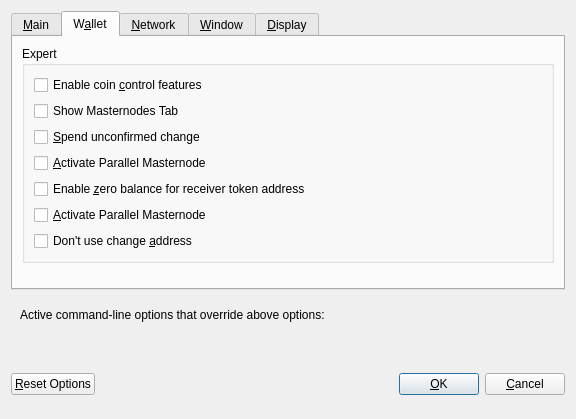
<?xml version="1.0" encoding="UTF-8"?>
<ui version="4.0">
 <class>OptionsDialog</class>
 <widget class="QDialog" name="OptionsDialog">
  <property name="geometry">
   <rect>
    <x>0</x>
    <y>0</y>
    <width>576</width>
    <height>419</height>
   </rect>
  </property>
  <property name="windowTitle">
   <string>Options</string>
  </property>
  <property name="modal">
   <bool>true</bool>
  </property>
  <layout class="QVBoxLayout" name="verticalLayout">
   <item>
    <widget class="QTabWidget" name="tabWidget">
     <property name="currentIndex">
      <number>1</number>
     </property>
     <widget class="QWidget" name="tabMain">
      <attribute name="title">
       <string>&amp;Main</string>
      </attribute>
      <layout class="QVBoxLayout" name="verticalLayout_Main">
       <item>
        <widget class="QCheckBox" name="bitcoinAtStartup">
         <property name="toolTip">
          <string>Automatically start BREWHAUST after logging in to the system.</string>
         </property>
         <property name="text">
          <string>&amp;Start BREWHAUST on system login</string>
         </property>
        </widget>
       </item>
       <item>
        <widget class="QCheckBox" name="logEvents">
         <property name="text">
          <string>Enable  log &amp;events</string>
         </property>
        </widget>
       </item>
       <item>
        <layout class="QHBoxLayout" name="horizontalLayout_2_Main">
         <item>
          <widget class="QLabel" name="databaseCacheLabel">
           <property name="text">
            <string>Size of &amp;database cache</string>
           </property>
           <property name="textFormat">
            <enum>Qt::PlainText</enum>
           </property>
           <property name="buddy">
            <cstring>databaseCache</cstring>
           </property>
          </widget>
         </item>
         <item>
          <widget class="QSpinBox" name="databaseCache"/>
         </item>
         <item>
          <widget class="QLabel" name="databaseCacheUnitLabel">
           <property name="text">
            <string>MB</string>
           </property>
           <property name="textFormat">
            <enum>Qt::PlainText</enum>
           </property>
          </widget>
         </item>
         <item>
          <spacer name="horizontalSpacer_2_Main">
           <property name="orientation">
            <enum>Qt::Horizontal</enum>
           </property>
           <property name="sizeHint" stdset="0">
            <size>
             <width>40</width>
             <height>20</height>
            </size>
           </property>
          </spacer>
         </item>
        </layout>
       </item>
       <item>
        <layout class="QHBoxLayout" name="horizontalLayout_3_Main">
         <item>
          <widget class="QLabel" name="threadsScriptVerifLabel">
           <property name="text">
            <string>Number of script &amp;verification threads</string>
           </property>
           <property name="textFormat">
            <enum>Qt::PlainText</enum>
           </property>
           <property name="buddy">
            <cstring>threadsScriptVerif</cstring>
           </property>
          </widget>
         </item>
         <item>
          <widget class="QSpinBox" name="threadsScriptVerif">
           <property name="toolTip">
            <string>(0 = auto, &lt;0 = leave that many cores free)</string>
           </property>
          </widget>
         </item>
         <item>
          <spacer name="horizontalSpacer_3_Main">
           <property name="orientation">
            <enum>Qt::Horizontal</enum>
           </property>
           <property name="sizeHint" stdset="0">
            <size>
             <width>40</width>
             <height>20</height>
            </size>
           </property>
          </spacer>
         </item>
        </layout>
       </item>
       <item>
        <spacer name="verticalSpacer_Main">
         <property name="orientation">
          <enum>Qt::Vertical</enum>
         </property>
         <property name="sizeHint" stdset="0">
          <size>
           <width>20</width>
           <height>40</height>
          </size>
         </property>
        </spacer>
       </item>
       <item>
        <layout class="QHBoxLayout" name="horizontalLayout_4_Main">
         <item>
          <widget class="QLabel" name="label">
           <property name="toolTip">
            <string>This setting determines the amount of individual masternodes that an input will be anonymized through.&lt;br/&gt;More rounds of anonymization gives a higher degree of privacy, but also costs more in fees.</string>
           </property>
           <property name="text">
            <string>Darksend rounds to use</string>
           </property>
          </widget>
         </item>
         <item>
          <widget class="QSpinBox" name="darksendRounds">
           <property name="minimum">
            <number>2</number>
           </property>
           <property name="maximum">
            <number>8</number>
           </property>
           <property name="value">
            <number>4</number>
           </property>
          </widget>
         </item>
        </layout>
       </item>
       <item>
        <spacer name="verticalSpacer_Main1">
         <property name="orientation">
          <enum>Qt::Vertical</enum>
         </property>
         <property name="sizeHint" stdset="0">
          <size>
           <width>20</width>
           <height>40</height>
          </size>
         </property>
        </spacer>
       </item>
       <item>
        <layout class="QHBoxLayout" name="horizontalLayout">
         <item>
          <widget class="QLabel" name="label_2">
           <property name="toolTip">
            <string>This amount acts as a threshold to turn off Darksend once it's reached.</string>
           </property>
           <property name="statusTip">
            <string notr="true"/>
           </property>
           <property name="whatsThis">
            <string notr="true"/>
           </property>
           <property name="accessibleName">
            <string notr="true"/>
           </property>
           <property name="accessibleDescription">
            <string notr="true"/>
           </property>
           <property name="text">
            <string>Amount of BREWHAUST to keep anonymized</string>
           </property>
          </widget>
         </item>
         <item>
          <widget class="QSpinBox" name="anonymizeBrewhaust">
           <property name="minimum">
            <number>100</number>
           </property>
           <property name="maximum">
            <number>100000</number>
           </property>
           <property name="singleStep">
            <number>100</number>
           </property>
           <property name="value">
            <number>1000</number>
           </property>
          </widget>
         </item>
        </layout>
       </item>
      </layout>
     </widget>
     <widget class="QWidget" name="tabWallet">
      <attribute name="title">
       <string>W&amp;allet</string>
      </attribute>
      <layout class="QVBoxLayout" name="verticalLayout_Wallet">
       <item>
        <widget class="QGroupBox" name="groupBox">
         <property name="title">
          <string>Expert</string>
         </property>
         <layout class="QVBoxLayout" name="verticalLayout_2">
          <item>
           <widget class="QCheckBox" name="coinControlFeatures">
            <property name="toolTip">
             <string>Whether to show coin control features or not.</string>
            </property>
            <property name="text">
             <string>Enable coin &amp;control features</string>
            </property>
           </widget>
          </item>
          <item>
           <widget class="QCheckBox" name="showMasternodesTab">
            <property name="toolTip">
             <string>Show additional tab listing all your masternodes in first sub-tab&lt;br/&gt;and all masternodes on the network in second sub-tab.</string>
            </property>
            <property name="text">
             <string>Show Masternodes Tab</string>
            </property>
           </widget>
          </item>
          <item>
           <widget class="QCheckBox" name="spendZeroConfChange">
            <property name="toolTip">
             <string>If you disable the spending of unconfirmed change, the change from a transaction&lt;br/&gt;cannot be used until that transaction has at least one confirmation.&lt;br/&gt;This also affects how your balance is computed.</string>
            </property>
            <property name="text">
             <string>&amp;Spend unconfirmed change</string>
            </property>
           </widget>
          </item>
          <item>
           <widget class="QCheckBox" name="parallelMasterNode">
            <property name="toolTip">
             <string>Coming soon</string>
            </property>
            <property name="text">
             <string>&amp;Activate Parallel Masternode</string>
            </property>
           </widget>
          </item>
           <item>
            <widget class="QCheckBox" name="zeroBalanceAddressToken">
             <property name="text">
              <string>Enable &amp;zero balance for receiver token address</string>
             </property>
            </widget>
           </item>
          <item>
           <widget class="QCheckBox" name="parallelMasterNode1">
            <property name="toolTip">
             <string>Coming soon</string>
            </property>
            <property name="text">
             <string>&amp;Activate Parallel Masternode</string>
            </property>
           </widget>
          </item>
             <item>
                 <widget class="QCheckBox" name="notUseChangeAddress">
                     <property name="text">
                         <string>Don't use change &amp;address</string>
                     </property>
                 </widget>
             </item>
         </layout>
        </widget>
       </item>
       <item>
        <spacer name="verticalSpacer_Wallet">
         <property name="orientation">
          <enum>Qt::Vertical</enum>
         </property>
         <property name="sizeHint" stdset="0">
          <size>
           <width>20</width>
           <height>40</height>
          </size>
         </property>
        </spacer>
       </item>
      </layout>
     </widget>
     <widget class="QWidget" name="tabNetwork">
      <attribute name="title">
       <string>&amp;Network</string>
      </attribute>
      <layout class="QVBoxLayout" name="verticalLayout_Network">
       <item>
        <widget class="QCheckBox" name="mapPortUpnp">
         <property name="toolTip">
          <string>Automatically open the BREWHAUST client port on the router. This only works when your router supports UPnP and it is enabled.</string>
         </property>
         <property name="text">
          <string>Map port using &amp;UPnP</string>
         </property>
        </widget>
       </item>
       <item>
        <widget class="QCheckBox" name="allowIncoming">
         <property name="toolTip">
          <string>Accept connections from outside</string>
         </property>
         <property name="text">
          <string>Allow incoming connections</string>
         </property>
        </widget>
       </item>
       <item>
        <widget class="QCheckBox" name="connectSocks">
         <property name="toolTip">
          <string>Connect to the BREWHAUST network through a SOCKS5 proxy.</string>
         </property>
         <property name="text">
          <string>&amp;Connect through SOCKS5 proxy (default proxy):</string>
         </property>
        </widget>
       </item>
       <item>
        <layout class="QHBoxLayout" name="horizontalLayout_1_Network">
         <item>
          <widget class="QLabel" name="proxyIpLabel">
           <property name="text">
            <string>Proxy &amp;IP:</string>
           </property>
           <property name="textFormat">
            <enum>Qt::PlainText</enum>
           </property>
           <property name="buddy">
            <cstring>proxyIp</cstring>
           </property>
          </widget>
         </item>
         <item>
          <widget class="QValidatedLineEdit" name="proxyIp">
           <property name="minimumSize">
            <size>
             <width>140</width>
             <height>0</height>
            </size>
           </property>
           <property name="maximumSize">
            <size>
             <width>140</width>
             <height>16777215</height>
            </size>
           </property>
           <property name="toolTip">
            <string>IP address of the proxy (e.g. IPv4: 127.0.0.1 / IPv6: ::1)</string>
           </property>
          </widget>
         </item>
         <item>
          <widget class="QLabel" name="proxyPortLabel">
           <property name="text">
            <string>&amp;Port:</string>
           </property>
           <property name="textFormat">
            <enum>Qt::PlainText</enum>
           </property>
           <property name="buddy">
            <cstring>proxyPort</cstring>
           </property>
          </widget>
         </item>
         <item>
          <widget class="QLineEdit" name="proxyPort">
           <property name="minimumSize">
            <size>
             <width>55</width>
             <height>0</height>
            </size>
           </property>
           <property name="maximumSize">
            <size>
             <width>55</width>
             <height>16777215</height>
            </size>
           </property>
           <property name="toolTip">
            <string>Port of the proxy (e.g. 9050)</string>
           </property>
          </widget>
         </item>
         <item>
          <spacer name="horizontalSpacer_1_Network">
           <property name="orientation">
            <enum>Qt::Horizontal</enum>
           </property>
           <property name="sizeHint" stdset="0">
            <size>
             <width>40</width>
             <height>20</height>
            </size>
           </property>
          </spacer>
         </item>
        </layout>
       </item>
       <item>
        <spacer name="verticalSpacer_Network">
         <property name="orientation">
          <enum>Qt::Vertical</enum>
         </property>
         <property name="sizeHint" stdset="0">
          <size>
           <width>20</width>
           <height>40</height>
          </size>
         </property>
        </spacer>
       </item>
      </layout>
     </widget>
     <widget class="QWidget" name="tabWindow">
      <attribute name="title">
       <string>&amp;Window</string>
      </attribute>
      <layout class="QVBoxLayout" name="verticalLayout_Window">
       <item>
        <widget class="QCheckBox" name="minimizeToTray">
         <property name="toolTip">
          <string>Show only a tray icon after minimizing the window.</string>
         </property>
         <property name="text">
          <string>&amp;Minimize to the tray instead of the taskbar</string>
         </property>
        </widget>
       </item>
       <item>
        <widget class="QCheckBox" name="minimizeOnClose">
         <property name="toolTip">
          <string>Minimize instead of exit the application when the window is closed. When this option is enabled, the application will be closed only after selecting Quit in the menu.</string>
         </property>
         <property name="text">
          <string>M&amp;inimize on close</string>
         </property>
        </widget>
       </item>
       <item>
        <spacer name="verticalSpacer_Window">
         <property name="orientation">
          <enum>Qt::Vertical</enum>
         </property>
         <property name="sizeHint" stdset="0">
          <size>
           <width>20</width>
           <height>40</height>
          </size>
         </property>
        </spacer>
       </item>
      </layout>
     </widget>
     <widget class="QWidget" name="tabDisplay">
      <attribute name="title">
       <string>&amp;Display</string>
      </attribute>
      <layout class="QVBoxLayout" name="verticalLayout_Display">
       <item>
        <layout class="QHBoxLayout" name="horizontalLayout_1_Display">
         <item>
          <widget class="QLabel" name="langLabel">
           <property name="text">
            <string>User Interface &amp;language:</string>
           </property>
           <property name="textFormat">
            <enum>Qt::PlainText</enum>
           </property>
           <property name="buddy">
            <cstring>lang</cstring>
           </property>
          </widget>
         </item>
         <item>
          <widget class="QValueComboBox" name="lang">
           <property name="toolTip">
            <string>The user interface language can be set here. This setting will take effect after restarting BREWHAUST.</string>
           </property>
          </widget>
         </item>
        </layout>
       </item>
       <item>
        <widget class="QLabel" name="label_3">
         <property name="toolTip">
          <string notr="true"/>
         </property>
         <property name="statusTip">
          <string notr="true"/>
         </property>
         <property name="whatsThis">
          <string notr="true"/>
         </property>
         <property name="accessibleName">
          <string notr="true"/>
         </property>
         <property name="text">
          <string>Language missing or translation incomplete? Help contributing translations here:
https://www.transifex.com/brewhaust-project/brewhaust-project-translations</string>
         </property>
         <property name="wordWrap">
          <bool>true</bool>
         </property>
         <property name="openExternalLinks">
          <bool>true</bool>
         </property>
         <property name="textInteractionFlags">
          <set>Qt::TextBrowserInteraction</set>
         </property>
        </widget>
       </item>
       <item>
        <layout class="QHBoxLayout" name="horizontalLayout_4_Display" stretch="0,0">
         <item>
          <widget class="QLabel" name="themeLabel">
           <property name="text">
            <string>User Interface Theme:</string>
           </property>
          </widget>
         </item>
         <item>
          <widget class="QValueComboBox" name="theme"/>
         </item>
        </layout>
       </item>
       <item>
        <widget class="Line" name="line">
         <property name="orientation">
          <enum>Qt::Horizontal</enum>
         </property>
        </widget>
       </item>
       <item>
        <layout class="QHBoxLayout" name="horizontalLayout_2_Display">
         <item>
          <widget class="QLabel" name="unitLabel">
           <property name="text">
            <string>&amp;Unit to show amounts in:</string>
           </property>
           <property name="textFormat">
            <enum>Qt::PlainText</enum>
           </property>
           <property name="buddy">
            <cstring>unit</cstring>
           </property>
          </widget>
         </item>
         <item>
          <widget class="QValueComboBox" name="unit">
           <property name="toolTip">
            <string>Choose the default subdivision unit to show in the interface and when sending coins.</string>
           </property>
          </widget>
         </item>
        </layout>
       </item>
       <item>
        <layout class="QHBoxLayout" name="horizontalLayout_5_Display">
         <item>
          <widget class="QLabel" name="digitsLabel">
           <property name="text">
            <string>Decimal digits</string>
           </property>
          </widget>
         </item>
         <item>
          <widget class="QValueComboBox" name="digits"/>
         </item>
        </layout>
       </item>
       <item>
        <layout class="QHBoxLayout" name="horizontalLayout_3_Display">
         <item>
          <widget class="QLabel" name="thirdPartyTxUrlsLabel">
           <property name="toolTip">
            <string>Third party URLs (e.g. a block explorer) that appear in the transactions tab as context menu items. %s in the URL is replaced by transaction hash. Multiple URLs are separated by vertical bar |.</string>
           </property>
           <property name="text">
            <string>Third party transaction URLs</string>
           </property>
           <property name="buddy">
            <cstring>thirdPartyTxUrls</cstring>
           </property>
          </widget>
         </item>
         <item>
          <widget class="QLineEdit" name="thirdPartyTxUrls">
           <property name="toolTip">
            <string>Third party URLs (e.g. a block explorer) that appear in the transactions tab as context menu items. %s in the URL is replaced by transaction hash. Multiple URLs are separated by vertical bar |.</string>
           </property>
          </widget>
         </item>
        </layout>
       </item>
       <item>
        <spacer name="verticalSpacer">
         <property name="orientation">
          <enum>Qt::Vertical</enum>
         </property>
         <property name="sizeHint" stdset="0">
          <size>
           <width>20</width>
           <height>40</height>
          </size>
         </property>
        </spacer>
       </item>
      </layout>
     </widget>
    </widget>
   </item>
   <item>
    <widget class="QFrame" name="frame">
     <layout class="QVBoxLayout" name="verticalLayout_Bottom">
      <item>
       <layout class="QHBoxLayout" name="horizontalLayout_Bottom">
        <item>
         <widget class="QLabel" name="overriddenByCommandLineInfoLabel">
          <property name="text">
           <string>Active command-line options that override above options:</string>
          </property>
          <property name="textFormat">
           <enum>Qt::PlainText</enum>
          </property>
         </widget>
        </item>
        <item>
         <spacer name="horizontalSpacer_Bottom">
          <property name="orientation">
           <enum>Qt::Horizontal</enum>
          </property>
          <property name="sizeHint" stdset="0">
           <size>
            <width>40</width>
            <height>20</height>
           </size>
          </property>
         </spacer>
        </item>
       </layout>
      </item>
      <item>
       <widget class="QLabel" name="overriddenByCommandLineLabel">
        <property name="text">
         <string/>
        </property>
        <property name="textFormat">
         <enum>Qt::PlainText</enum>
        </property>
        <property name="wordWrap">
         <bool>true</bool>
        </property>
       </widget>
      </item>
     </layout>
    </widget>
   </item>
   <item>
    <layout class="QHBoxLayout" name="horizontalLayout_Buttons">
     <item>
      <widget class="QPushButton" name="resetButton">
       <property name="toolTip">
        <string>Reset all client options to default.</string>
       </property>
       <property name="text">
        <string>&amp;Reset Options</string>
       </property>
       <property name="autoDefault">
        <bool>false</bool>
       </property>
      </widget>
     </item>
     <item>
      <spacer name="horizontalSpacer_1">
       <property name="orientation">
        <enum>Qt::Horizontal</enum>
       </property>
       <property name="sizeHint" stdset="0">
        <size>
         <width>40</width>
         <height>48</height>
        </size>
       </property>
      </spacer>
     </item>
     <item>
      <widget class="QLabel" name="statusLabel">
       <property name="minimumSize">
        <size>
         <width>200</width>
         <height>0</height>
        </size>
       </property>
       <property name="font">
        <font>
         <weight>75</weight>
         <bold>true</bold>
        </font>
       </property>
       <property name="text">
        <string/>
       </property>
       <property name="textFormat">
        <enum>Qt::PlainText</enum>
       </property>
       <property name="wordWrap">
        <bool>true</bool>
       </property>
      </widget>
     </item>
     <item>
      <spacer name="horizontalSpacer_2">
       <property name="orientation">
        <enum>Qt::Horizontal</enum>
       </property>
       <property name="sizeHint" stdset="0">
        <size>
         <width>40</width>
         <height>48</height>
        </size>
       </property>
      </spacer>
     </item>
     <item>
      <widget class="QPushButton" name="okButton">
       <property name="text">
        <string>&amp;OK</string>
       </property>
       <property name="autoDefault">
        <bool>false</bool>
       </property>
       <property name="default">
        <bool>true</bool>
       </property>
      </widget>
     </item>
     <item>
      <widget class="QPushButton" name="cancelButton">
       <property name="text">
        <string>&amp;Cancel</string>
       </property>
       <property name="autoDefault">
        <bool>false</bool>
       </property>
      </widget>
     </item>
    </layout>
   </item>
  </layout>
 </widget>
 <customwidgets>
  <customwidget>
   <class>QValidatedLineEdit</class>
   <extends>QLineEdit</extends>
   <header>qvalidatedlineedit.h</header>
  </customwidget>
  <customwidget>
   <class>QValueComboBox</class>
   <extends>QComboBox</extends>
   <header>qvaluecombobox.h</header>
  </customwidget>
 </customwidgets>
 <resources/>
 <connections/>
</ui>
